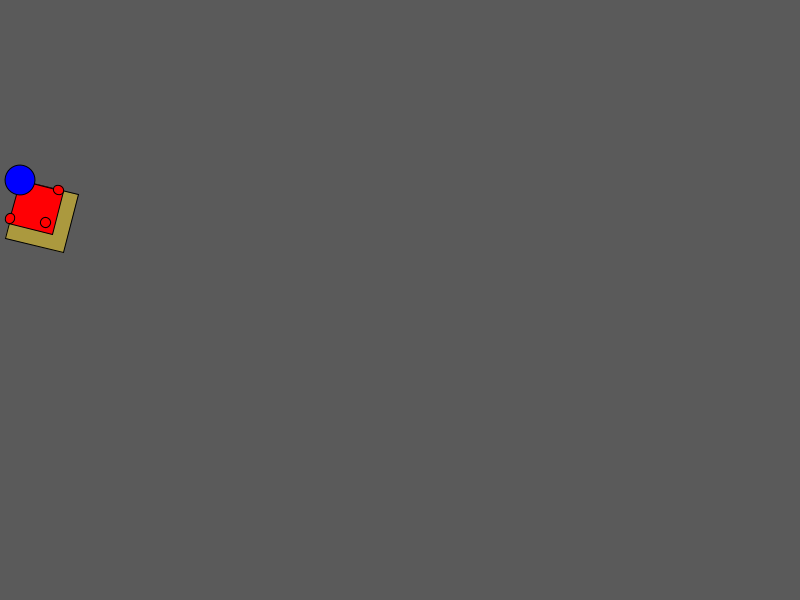
Frame 1 (no input)
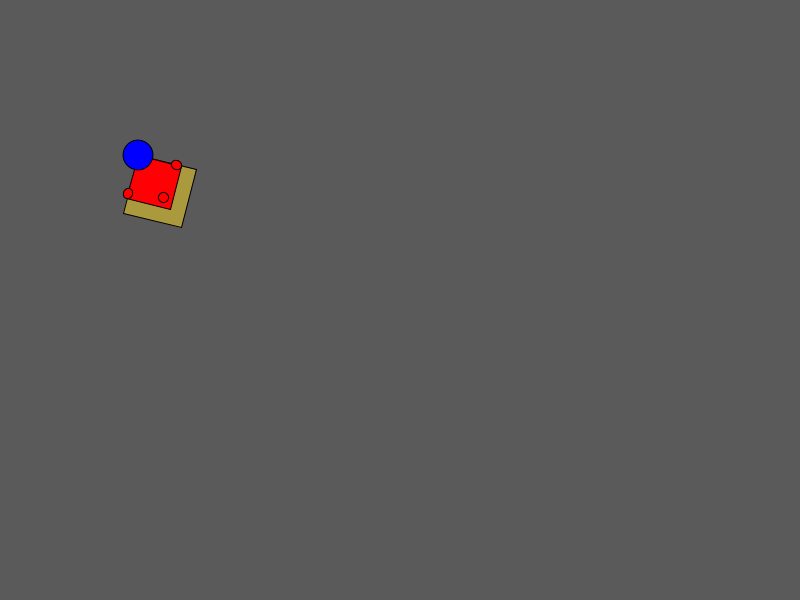
Frame 60 (the mouse pressed at the canvas centre just before this capture)
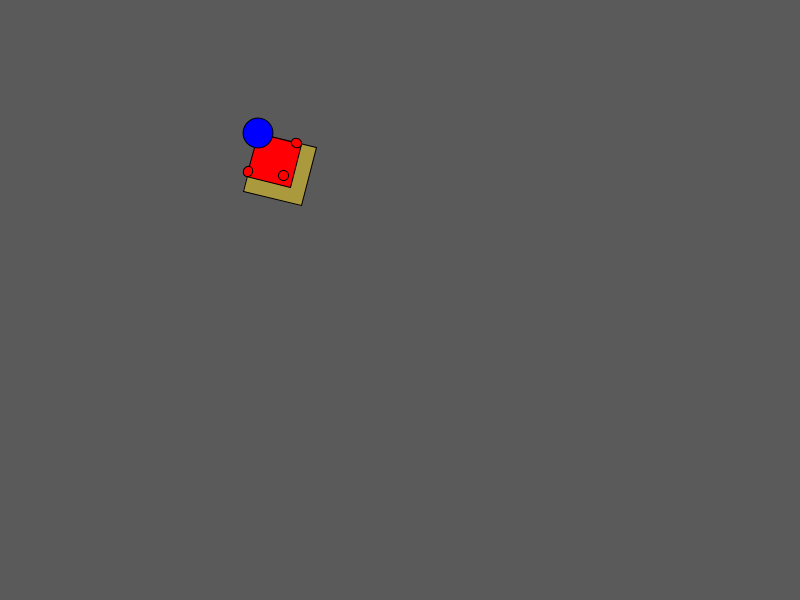
Frame 120 (the mouse held since frame 60 and released just before this capture)

The Processing sketch that drew these frames (run headless with seeded random() and noise(); from frame 60 on, the mouse is pressed at the canvas centre):

// Processing sketch: gravityExample
// ── gravityExample.pde
float xPos;
float yPos;
float xVelo;
float yVelo;
float gravity;
float r;

void setup() {
  size(800, 600);
  xPos = 20;
  yPos = 180;
  xVelo = 2;
  yVelo = 0;
  gravity = 1;
  r = .25;
}

void draw() {
  background(90);
  Head(xPos, yPos, r);
  xPos += xVelo;
  yPos += yVelo;
  yVelo += gravity;
  if (xPos > width) {
    xPos = 0;
  }
  if (yPos > height - 50) {
    yVelo = -yVelo;
  }
}

void Head(float x, float y, float r) {
  push();
  translate(x, y);
  rotate(r);
  fill(#ab993e);
  rect(0, 0, 60, 60, 0);
  fill(#FF0004);
  rect(0, 0, 45, 45, 0);
  fill(0, 0, 255);
  ellipse(0, 0, 30, 30);
  fill(255, 0, 0);
  ellipse(35, 35, 10, 10);
  ellipse(0, 40, 10, 10);
  ellipse(40, 0, 10, 10);
  //do not remove
  popMatrix();
}
void keyPressed() {

  if (key == '1') {
    rotate(r);
    r += 1;
  }
  if (key == '2') {
    rotate(r);
    r += -10;
  }
}
